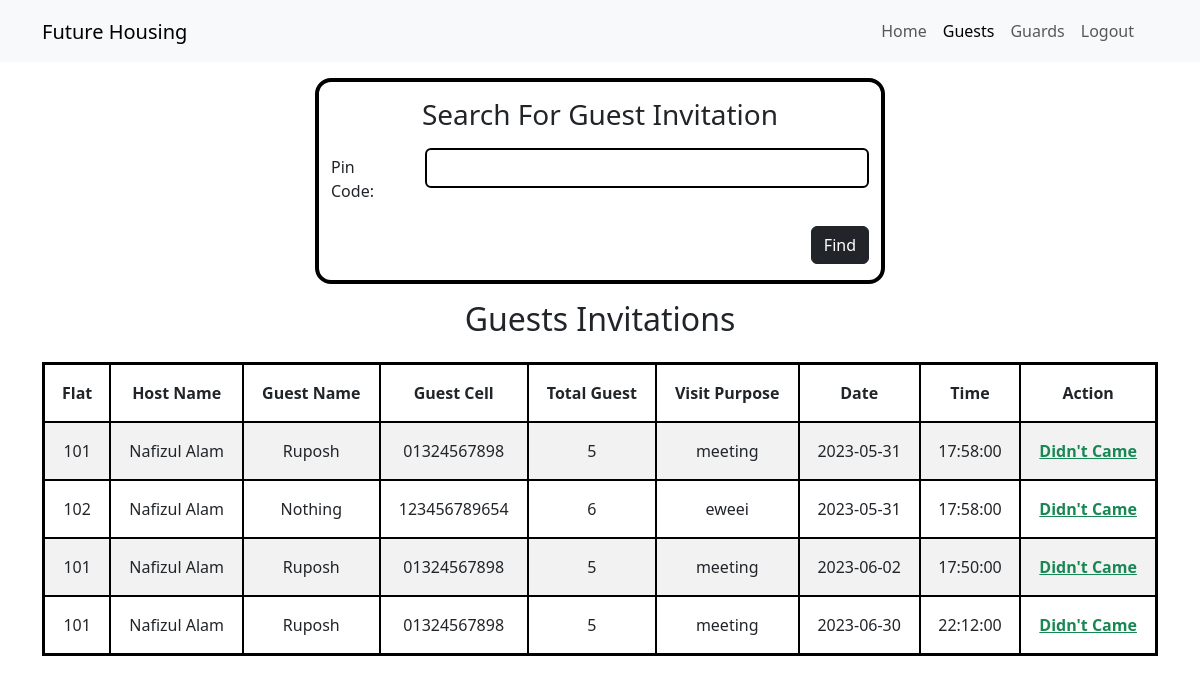
Before: /php/guards/find-guests.php with the older database file.
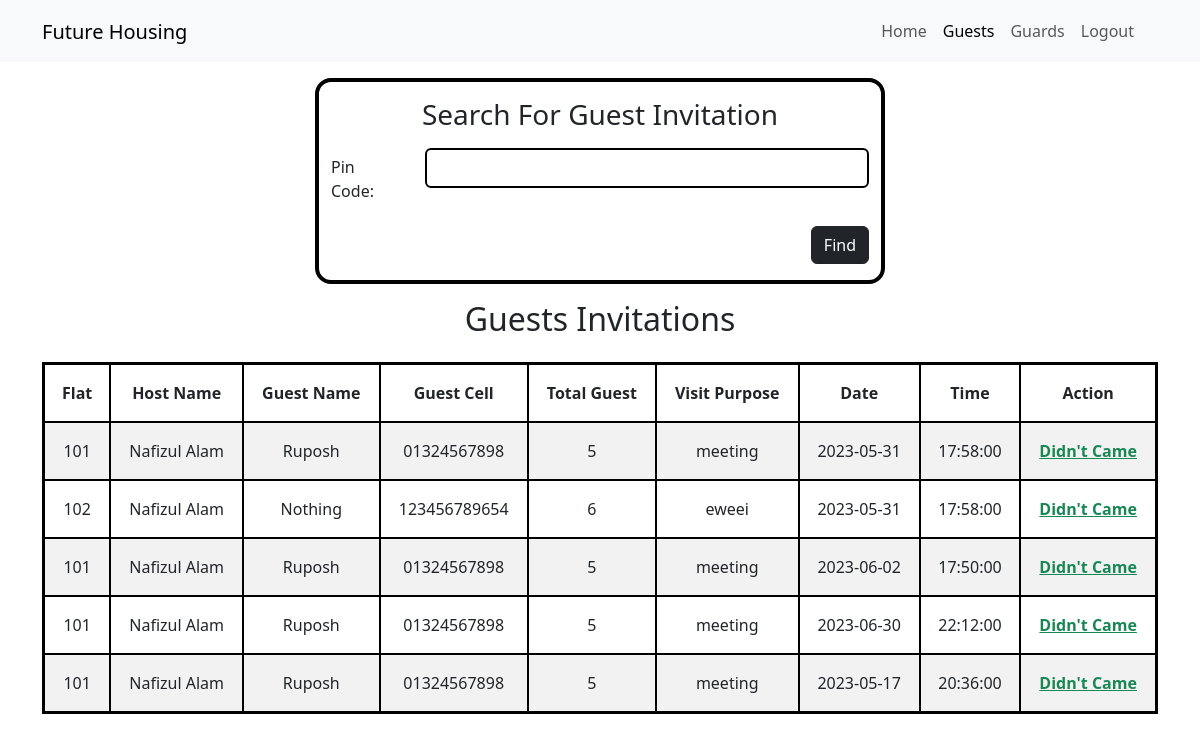
After: the same page with the newer database file.
### tables this page shows
CREATE TABLE `guests` (
  `id` int NOT NULL,
  `flat` varchar(256) DEFAULT NULL,
  `host_name` varchar(256) DEFAULT NULL,
  `guest_name` varchar(256) DEFAULT NULL,
  `guest_cell` varchar(256) DEFAULT NULL,
  `total_guest` int DEFAULT NULL,
  `visit_purpose` text,
  `date` date DEFAULT NULL,
  `time` time DEFAULT NULL,
  `pinCode` int NOT NULL,
  `status` tinyint(1) NOT NULL DEFAULT '0'
);

### php/guards/components/all-guests.php (the view)
<table class="table table-striped bg-color border border-3 border-black" id="table">
    <thead>
        <tr>
            <th class="p-3 text-center border border-2 border-black" scope="col">Flat</th>
            <th class="p-3 text-center border border-2 border-black" scope="col">Host Name</th>
            <th class="p-3 text-center border border-2 border-black" scope="col">Guest Name</th>
            <th class="p-3 text-center border border-2 border-black" scope="col">Guest Cell</th>
            <th class="p-3 text-center border border-2 border-black" scope="col">Total Guest
            </th>
            <th class="p-3 text-center border border-2 border-black" scope="col">Visit Purpose
            </th>
            <th class="p-3 text-center border border-2 border-black" scope="col">Date</th>
            <th class="p-3 text-center border border-2 border-black" scope="col">Time</th>
            <th class="p-3 text-center border border-2 border-black" scope="col">Action</th>
        </tr>
    </thead>
    <tbody>
        <?php
        foreach($guests as $guest):
        ?>
        <tr>
            <td class="p-3 text-center border border-2 border-black">
                <?= $guest['flat']; ?>
            </td>
            <td class="p-3 text-center border border-2 border-black">
                <?= $guest['host_name']; ?>
            </td>
            <td class="p-3 text-center border border-2 border-black">
                <?= $guest['guest_name']; ?>
            </td>
            <td class="p-3 text-center border border-2 border-black">
                <?= $guest['guest_cell']; ?>
            </td>
            <td class="p-3 text-center border border-2 border-black">
                <?= $guest['total_guest']; ?>
            </td>
            <td class="p-3 text-center border border-2 border-black">
                <?= $guest['visit_purpose']; ?>
            </td>
            <td class="p-3 text-center border border-2 border-black">
                <?= $guest['date']; ?>
            </td>
            <td class="p-3 text-center border border-2 border-black">
                <?= $guest['time']; ?>
            </td>
            <td class="p-3 text-center text-center border border-2 border-black">
                <?php
                    if($guest['status']):
                ?>
                Already Came
                <?php
                    else:
                ?>
                <a class="text-success fw-semibold" href="guest-complete.php?id= <?= $guest['id']; ?>">Didn't Came</a>
                <?php
                    endif;
                ?>
            </td>
        </tr>
        <?php
            endforeach;
        ?>
    </tbody>
</table>

Changed rows visible on the page:
added guests: flat "101", host_name "Nafizul Alam", guest_name "Ruposh", guest_cell "01324567898", total_guest "5", visit_purpose "meeting", date "2023-05-17", time "20:36:00"
